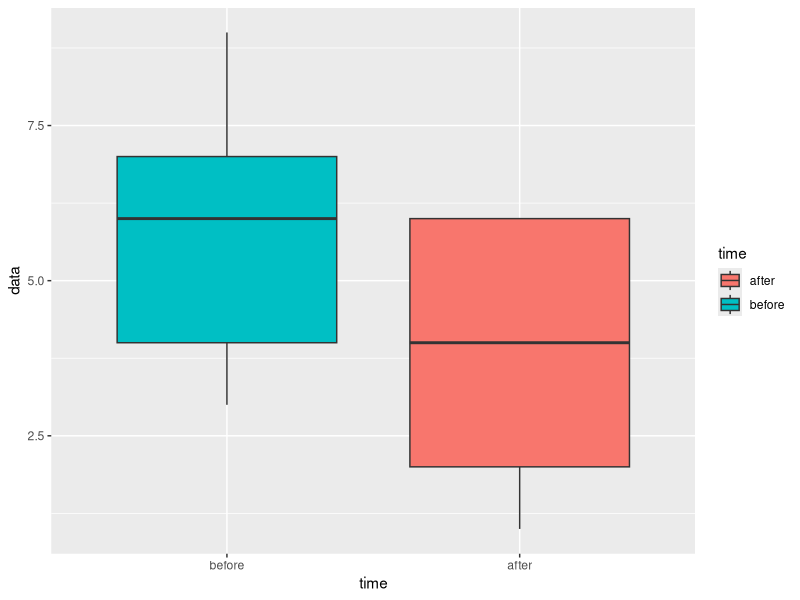
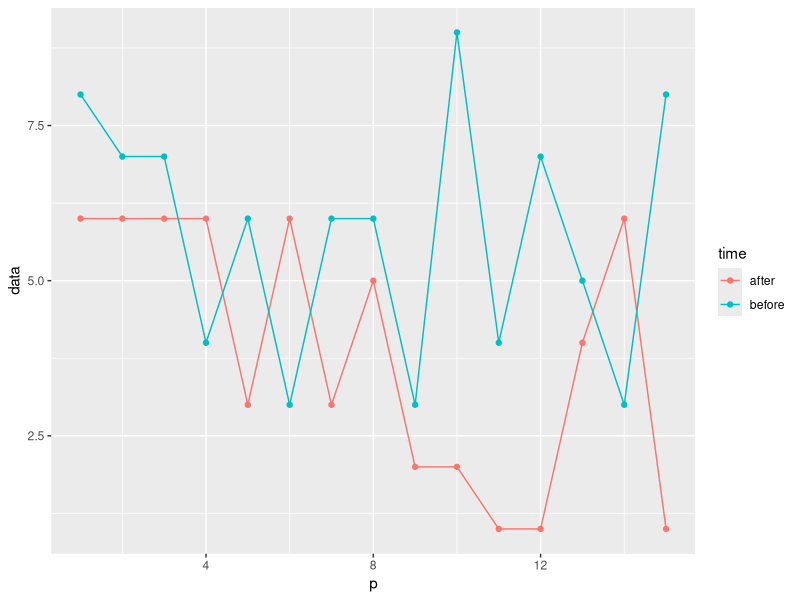

The R script that drew these images, in order:
##### Exercise 1

before=c(8,7,7,4,6,3,6,6,3,9,4,7,5,3,8)
after=c(6,6,6,6,3,6,3,5,2,2,1,1,4,6,1)
data=c(before,after)

### 1 ###

library(ggplot2)

df=data.frame(p=c(seq(1,15,1),seq(1,15,1)),data=data,time=c(rep("before",15),rep("after",15)))

ggplot(df, aes(x=time, y=data, fill=time)) +
  geom_boxplot() +
  scale_x_discrete(limits=c("before","after"))

ggplot(df, aes(x=p, y=data, group=time)) +
  geom_line(aes(color=time))+
  geom_point(aes(color=time))

# According to the box plot, the treatment has an effect in general.
# The line plot, however, there are some patients who reported high scale after treatment.


### 2 ###

# There is difference between the data. The scales of most patients became lower after 3 months.


### 3 ###
 
# median

mb=median(before)
ma=median(after)

theta = mb-ma

# theta = 2
# It means there is difference between 'before' and 'after'

#proportion

grid=expand.grid(before,after)
pprop=(grid[,1]<grid[,2]) + 0.5*(grid[,1]==grid[,2])
p=mean(pprop)

# p=0.26 / It means 'before' tends to be larger than 'after' and thus there is an treatment effect.


### 4 ###

perm<-function(x,y){
  
  n<-length(x)
  
  #-------------Brunner-Munzel test-----#
  data<-c(x,y)
  rxy<-rank(data)
  mRx<-mean(rxy[1:n])
  mRy<-mean(rxy[(n+1):(2*n)])
  phat<-1/(2*n)*(mRy-mRx)+1/2
  
  rx <-rank(x)
  ry <-rank(y)
  Z1k <- 1/n*(rxy[1:n]-rx)
  Z2k <- 1/n*(rxy[(n+1):(2*n)]-ry)
  Dk <- Z1k-Z2k
  sigmahat <-var(Dk)
  
  T=sqrt(n)*(phat-1/2)/sqrt(sigmahat)
  pvalue=2*min(pt(T,n-1),1-pt(T,n-1))
  crit<-qt(0.975,n-1)
  
  #-------Building Permutation matrix---#
  nperm<-2^n
  p<-0
  
  for (i in 1:n){
      a<-rep(c(rep(c(i,i+n),nperm/(2^i)),rep(c(i+n,i),nperm/(2^i))),2^(i-1))
      p<-rbind(p,a)
    }
  p<-p[2:(n+1),]
  P<-matrix(p,ncol=nperm)
  
  
  #------Permutation----#
  BM=PERM=c()
  xperm<-matrix(data[P],nrow=(2*n),ncol=nperm)
  rxperm<-matrix(rxy[P],nrow=(2*n),ncol=nperm)
  
  xperm1<-xperm[1:n,]
  xperm2<-xperm[(n+1):(2*n),]
  
  rperm1<-rxperm[1:n,]
  rperm2<-rxperm[(n+1):(2*n),]
  
  riperm1<-apply(xperm1,2,rank)
  riperm2<-apply(xperm2,2,rank)
  
  BMperm2<-1/n*(rperm2-riperm2)
  BMperm3<-1/n*(rperm1-riperm1)-BMperm2
  
  pdperm<-colMeans(BMperm2)
  mperm3<-colMeans(BMperm3)
  vperm3<-(colSums(BMperm3^2)-n*mperm3^2)/(n-1)
  vperm30<-(vperm3==0)
  vperm3[vperm30]<-1/n
  
  Tperm<-sqrt(n)*(pdperm-1/2)/sqrt(vperm3)
  
  p1perm<-mean(Tperm<=T); p2perm<-mean(Tperm>=T)
  pperm<-2*min(p1perm,p2perm)

  result<-data.frame(nperm=nperm,n=n,BM=pvalue,PERM=pperm)
  result
  }

perm(before,after)

# nperm  n         BM       PERM
# 32768 15 0.02087329 0.03399658

# Both results from Munzel test and permuted version are smaller than 0.05, therefore we can reject H0.



##### Exercise 2

library(multcomp)

estimate<-function(n,m1,m2,s1,s2,cov){
  sigma=matrix(c(s1,cov,cov,s2),ncol=2)
  x=rmvnorm(n=n,mean=c(m1,m2),sigma=sigma)
  
  grid=expand.grid(x[,1],x[,2])
  prop=(grid[,1]<grid[,2]) + 0.5*(grid[,1]==grid[,2])
  p=mean(prop)
  
  if(p<1/2) print("p is smaller than 1/2")
  if(p==1/2) print("p is equal to 1/2")
  if(p>1/2) print("p is larger than 1/2")
}

estimate(100,0,0,1,1,0)
# "p is smaller than 1/2"
estimate(100,0,0,1,1,0.5)
# "p is smaller than 1/2"
estimate(100,0,0,1,2,0)
# "p is larger than 1/2"
estimate(100,1,0,1,1,0)
# "p is smaller than 1/2"



##### Exercise 3

# I couldn't find proper estimator so just calculated sign effect xi

data=cbind(before,after)
xprop=(data[,1]<data[,2]) + 0.5*(data[,1]==data[,2])
xi=mean(xprop)
